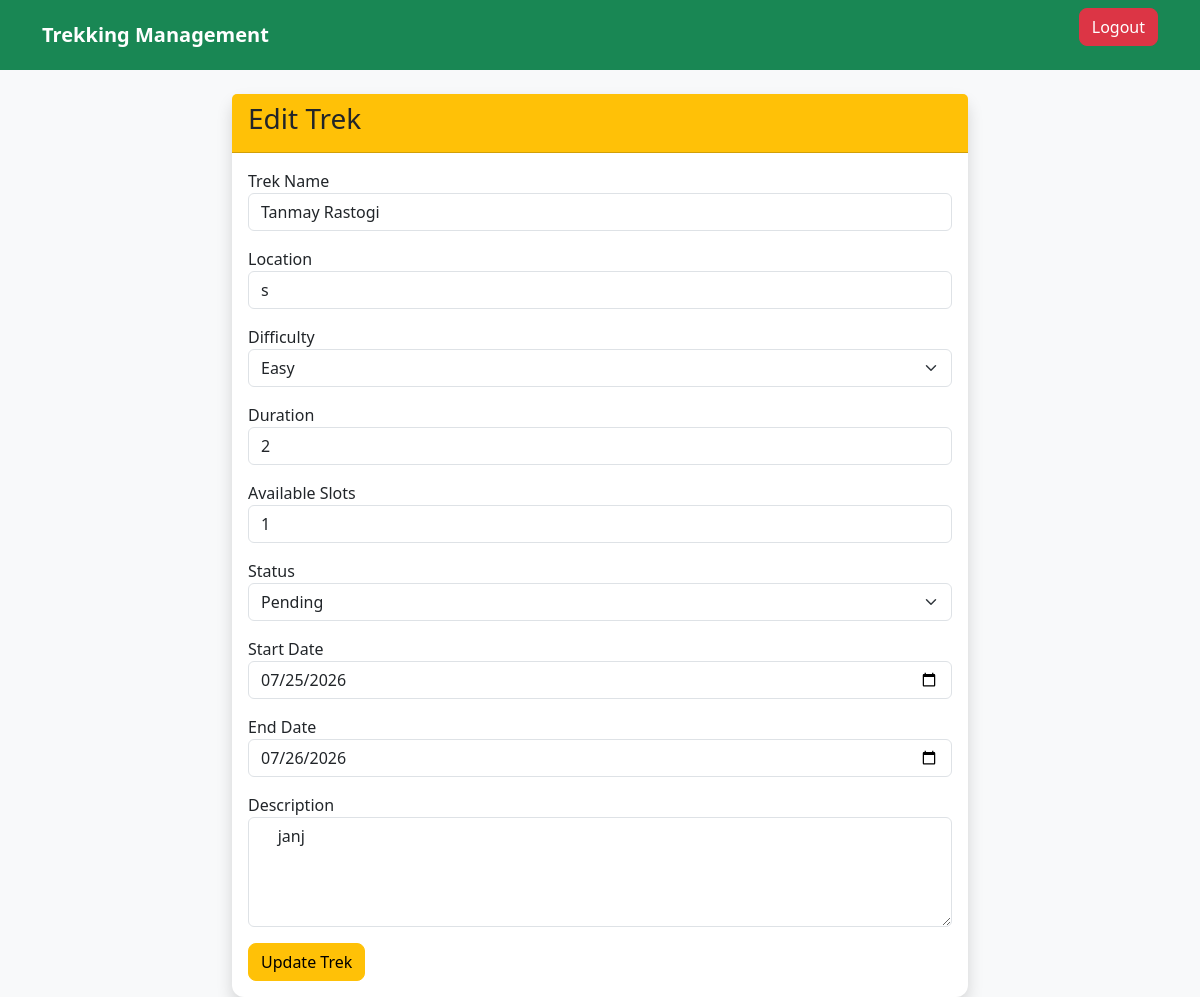
The app's page /admin/edit-trek/1 (signed in), older data.
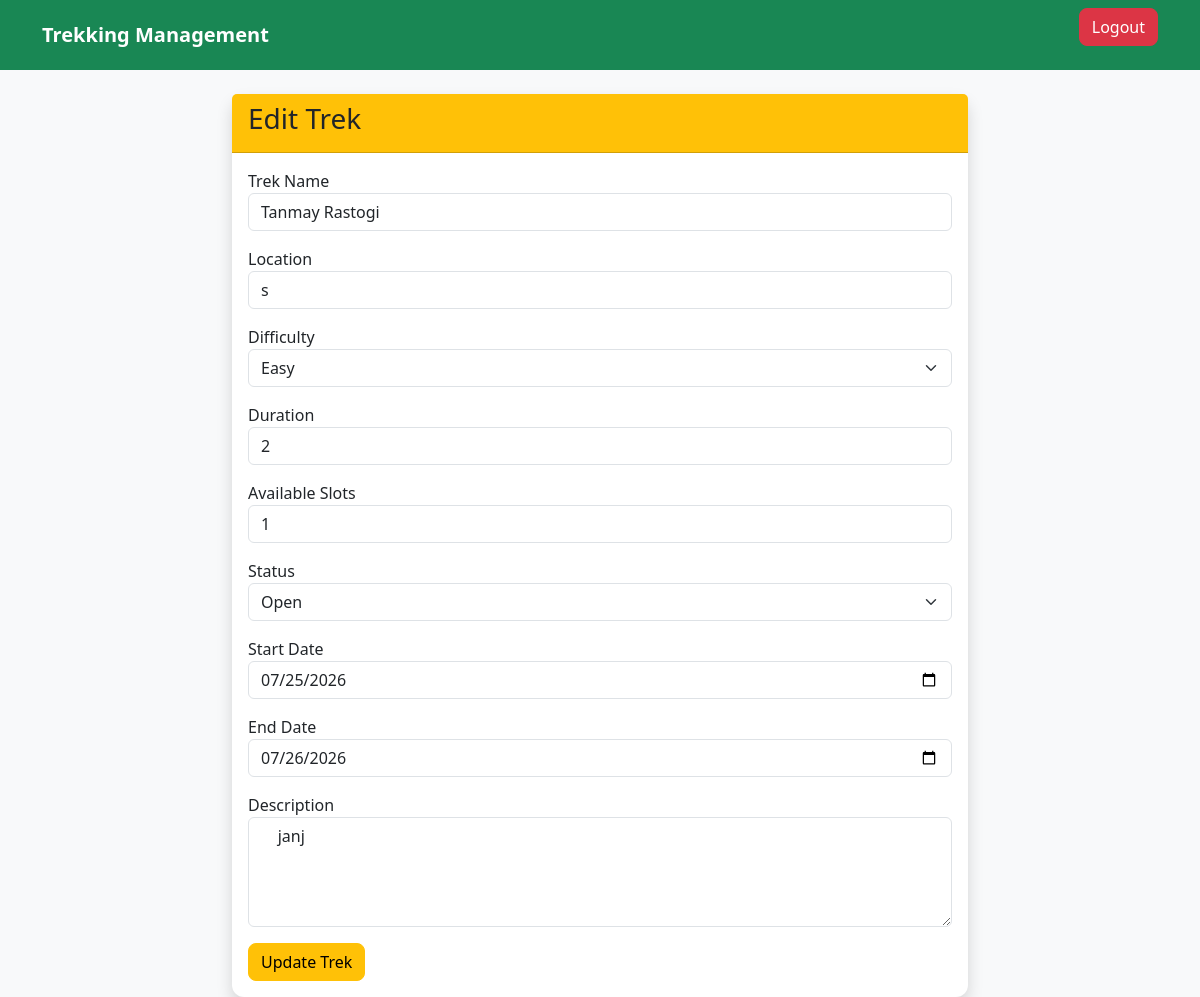
The same page, newer data.
### models/trek.py (models this page shows, shortened)
class Trek(db.Model):
    __tablename__ = "treks"
    id = db.Column(db.Integer, primary_key=True)
    trek_name = db.Column(db.String(100), nullable=False)
    location = db.Column(db.String(100), nullable=False)
    difficulty = db.Column(db.String(20), nullable=False)
    duration = db.Column(db.Integer, nullable=False)
    available_slots = db.Column(db.Integer, nullable=False)
    description = db.Column(db.Text)
    start_date = db.Column(db.Date, nullable=False)
    end_date = db.Column(db.Date, nullable=False)
    status = db.Column(
        db.String(20),
        default="Open"
    )
    assigned_staff_id = db.Column(
        db.Integer,
        db.ForeignKey("staff_profiles.id"),
        nullable=True
    )
    bookings = db.relationship(
        "Booking",
        backref="trek",
        lazy=True
    )

### routes/admin.py (the view, shortened to what this page needs)
@admin.route("/admin/edit-trek/<int:trek_id>", methods=["GET", "POST"])
@login_required
def edit_trek(trek_id):
    if current_user.role != "admin":
        flash("Access Denied!", "danger")
        return redirect(url_for("home"))
    trek = Trek.query.get_or_404(trek_id)
    return render_template(
        "admin/edit_trek.html",
        trek=trek
    )

### app.py (called while the page is built)
@login_manager.user_loader
def load_user(user_id):
    return User.query.get(int(user_id))

### templates/admin/edit_trek.html (shortened to what this page needs)
{% extends "base.html" %}
{% block content %}
<div class="row justify-content-center">
<div class="col-md-8">
<div class="card shadow">
<div class="card-header bg-warning">
<h3>Edit Trek</h3>
</div>
<div class="card-body">
<form method="POST">
<div class="mb-3">
<label>Trek Name</label>
<input
type="text"
class="form-control"
name="name"
value="{{ trek.trek_name }}"
required>
</div>
<div class="mb-3">
<label>Location</label>
<input
type="text"
class="form-control"
name="location"
value="{{ trek.location }}"
required>
</div>
<div class="mb-3">
<label>Difficulty</label>
<select
class="form-select"
name="difficulty">
<option {% if trek.difficulty=="Easy" %}selected{% endif %}>Easy</option>
</select>
</div>
<div class="mb-3">
<label>Duration</label>
<input
type="number"
class="form-control"
name="duration"
value="{{ trek.duration }}"
required>
</div>
<div class="mb-3">
<label>Available Slots</label>
<input
type="number"
class="form-control"
name="slots"
value="{{ trek.available_slots }}"
required>
</div>
<div class="mb-3">
<label>Status</label>
<select
class="form-select"
name="status">
<option {% if trek.status=="Pending" %}selected{% endif %}>Pending</option>
<option {% if trek.status=="Open" %}selected{% endif %}>Open</option>
</select>
</div>
<div class="mb-3">
<label>Start Date</label>
<input
type="date"
class="form-control"
name="start_date"
value="{{ trek.start_date }}"
required>
</div>
<div class="mb-3">
<label>End Date</label>
<input
type="date"
class="form-control"
name="end_date"
value="{{ trek.end_date }}"
required>
</div>
<div class="mb-3">
<label>Description</label>
<textarea
class="form-control"
name="description"
rows="4">{{ trek.description }}</textarea>
</div>
<button
class="btn btn-warning">
Update Trek
</button>
</form>
</div>
</div>
</div>
</div>
{% endblock %}

Row changes from the older to the newer data that the page shows:
changed Trek "Tanmay Rastogi": status "Pending" → "Open"
